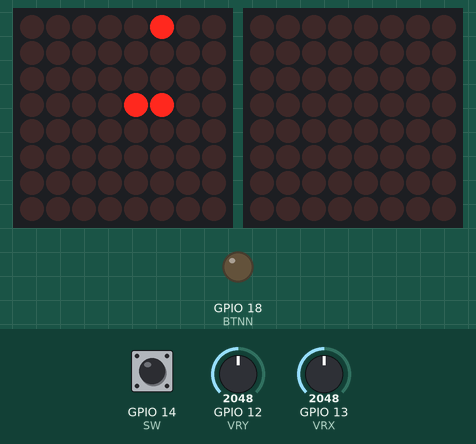
Simulated run of this sketch. Board: ESP32. Parts: 2 × 8×8 LED matrix, output pins drawn as LEDs (lit = HIGH). The inputs (shaded band) are chosen by the test bench; at power-on: GPIO 13 (VRX) = 2048, GPIO 14 (SW) HIGH, GPIO 12 (VRY) = 2048. Random numbers use the default seed unless the sketch sets one; pins used as bus, display or sensor lines are not drawn.

Above: at 1.2 s.
1.3 s: GPIO 13 (VRX) set to 2001
At 2.4 s:
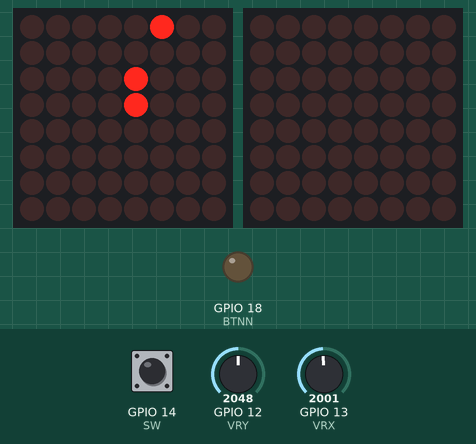
4.3 s: GPIO 14 (SW) pulled LOW for 0.15 s
At 5.1 s:
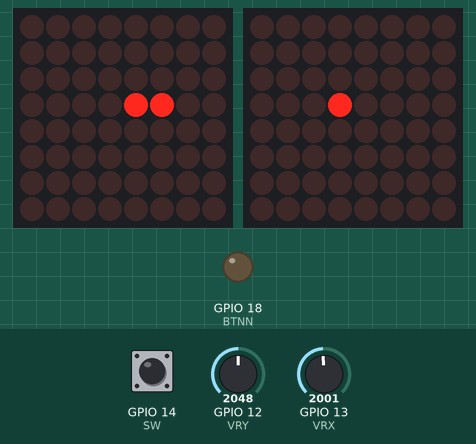
7.4 s: GPIO 14 (SW) pulled LOW for 1 s
At 8.7 s:
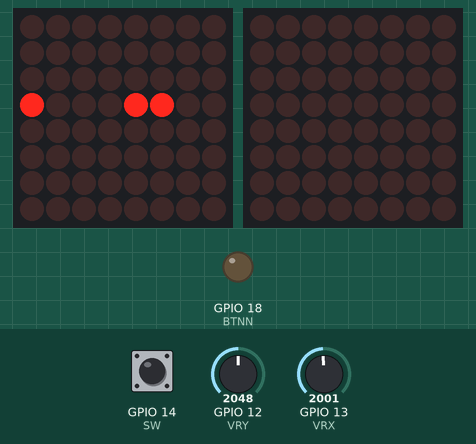
11.4 s: GPIO 14 (SW) pulled LOW for 0.15 s
At 12.8 s:
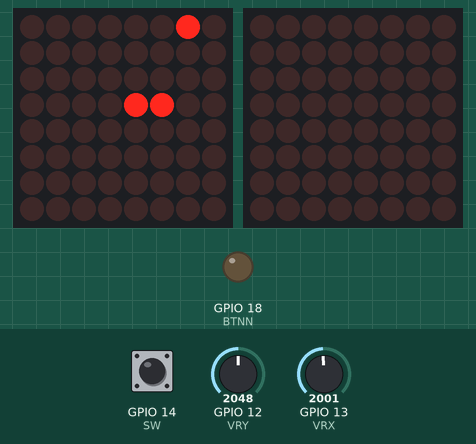
14.5 s: GPIO 14 (SW) pulled LOW for 3.2 s
At 18.2 s:
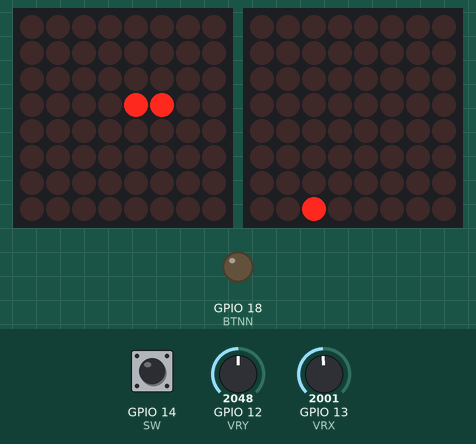
20.7 s: GPIO 14 (SW) pulled LOW for 0.15 s
At 21.2 s:
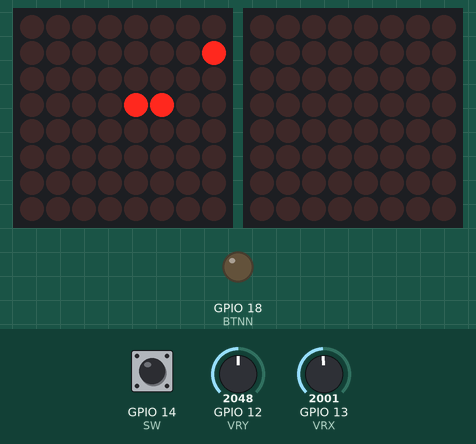
Timing chart, 0 to 23.7 s (numbered marks = the images above; inputs shaded):
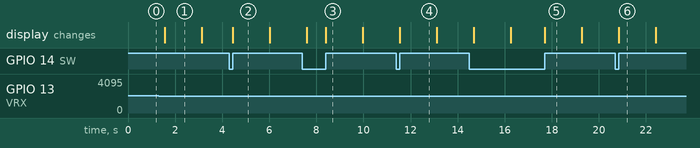

The sketch:

snake8x16.ino
```cpp
/**
 * Snake
 * Implementation of the classical Snake game
 * where the snake moved constantly and the player
 * have to avoid intersections with itself and borders.
 * When the snake eats food it grows and speeds up a little bit.
 *
 * 23 Jun 2016
 * by Sergey Royz and hunter Buzzell
 */

#include "LedControl.h"

/* Joystick PINs */
#define VRX     13
#define VRY     12
#define SW      14
#define JOY_VCC 27

/* Display PINs */
#define CLK     2
#define CS      4
#define DIN     16

#define CLK2 25
#define CS2  33
#define DIN2 32

#define BTNP 5
#define BTNN 18

//#define SIZE    8
#define SIZE_W  8
#define SIZE_H  16

#define ADVANCE_DELAY 1300


int snake[SIZE_W*SIZE_H][2];
int length;
int food[2], v[2];
bool is_game_over = false;
long current_time;
long prev_advance;
int blink_count;
const short messageSpeed = 8;

LedControl lc2 = LedControl(DIN, CLK, CS, 1);
LedControl lc = LedControl(DIN2, CLK2, CS2, 1);

void init_game() {
  prev_advance = current_time = 0;
  blink_count = 3;
  int half = SIZE_W / 2;
  length = 2;

  for (int i = 0; i < length; i++) {
      snake[i][0] = half - 1;
      snake[i][1] = half + i;
  }

  randomFood();
  //food[0] = half + 1;
  //food[1] = half - 1;

  v[0] = 0;
  v[1] = -1;
}

byte buff[SIZE_H];

void render() {
  for (int i=0; i < SIZE_H; i++) {
    buff[i] = 0;
  }
  for (int i=0; i< length; i++) {
    buff[snake[i][0]] = buff[snake[i][0]] | (B10000000>>snake[i][1]);
  }

  buff[food[0]] = buff[food[0]] | (B10000000>>food[1]);

  for (int y = 0; y < SIZE_H; y++) {
    //if (buff[y] > 0) {
      if (y < 8) {
        lc.setRow(0,y,buff[y]);
      } else {
        lc2.setRow(0,y-8,buff[y]);
      }
    //}
  }
}

void clearScreen() {
  /*for (int x = 0; x < SIZE; x++) {
    for (int y = 0; y < SIZE; y++) {
      lc.setLed(0, x, y, 0);
    }
  }*/
  lc.clearDisplay(0);
  lc2.clearDisplay(0);
}

/**
 * moves the snake forward
 * returns true if the game is over
 */
bool advance() {
  int head[2] = {snake[0][0] + v[0], snake[0][1] + v[1]};

  if (head[0] < 0 || head[0] >= SIZE_H) {

            delay(1000);
    showGameOverMessage();
      return true;
  }

  if (head[1] < 0 || head[1] >= SIZE_W) {

            delay(1000);
    showGameOverMessage();
      return true;
  }

  for (int i = 1; i < length; i++) {
      if (snake[i][0] == head[0] && snake[i][1] == head[1]) {
            delay(1000);
        showGameOverMessage();
          return true;
      }
  }

  bool grow = (head[0] == food[0] && head[1] == food[1]);
  if (grow) {
      length++;
      //randomSeed(current_time);
      //food[0] = random(SIZE_H);
      //food[1] = random(SIZE_W);
      randomFood();
  }

  for (int i = length - 1; i >= 0; i--) {
      snake[i + 1][0] = snake[i][0];
      snake[i + 1][1] = snake[i][1];
  }
  snake[0][0] += v[0];
  snake[0][1] += v[1];
  return false;
}

void setup() {
  randomSeed(analogRead(36));
  pinMode(SW, INPUT_PULLUP);
  pinMode(BTNP, INPUT_PULLUP);
  pinMode(BTNN, OUTPUT);
  pinMode(VRX, INPUT);
  pinMode(VRY, INPUT);
  pinMode(JOY_VCC,OUTPUT);

  digitalWrite(JOY_VCC,1);
  digitalWrite(BTNN, 0);
  attachInterrupt(digitalPinToInterrupt(SW), restart, RISING);

  lc.shutdown(0, false);
  lc.setIntensity(0, 8);


  lc2.shutdown(0, false);
  lc2.setIntensity(0, 8);

  init_game();
  render();
}

void loop() {
  if (!is_game_over) {
    //clearScreen();
    render();

    if (current_time - prev_advance > ADVANCE_DELAY) {
      is_game_over = advance();
      prev_advance = current_time;
    }
  } else {
    while (blink_count > 0) {
      //clearScreen();
      delay(300);
      render();
      delay(300);
      blink_count--;

    }
  }
  readControls();
  current_time++;
}

void restart() {
  init_game();
  is_game_over = false;
}

void readControls() {
  int dx = map(analogRead(VRX), 0, 4095, -2, 2);
  int dy = map(analogRead(VRY), 0, 4095, 2, -2);
  if (dx != 0) {dx = dx / abs(dx);}
  if (dy != 0) {dy = dy / abs(dy);}

  if ((dx + v[0] != 0) || (dy + v[1] != 0)) { // == 0 means joystick goes backwards, no effect
  if (dy != 0 && v[0] != 0) {
    v[0] = 0;
    v[1] = dy;
  }

  if (dx != 0 && v[1] != 0) {
    v[0] = dx;
    v[1] = 0;
  }
  }
}

const PROGMEM bool gameOverMessage[8][90] = {
  {0,0,0,0,0,0,0,0,0,0,0,0,0,0,0,0,0,0,0,0,0,0,0,0,0,0,0,0,0,0,0,0,0,0,0,0,0,0,0,0,0,0,0,0,0,0,0,0,0,0,0,0,0,0,0,0,0,0,0,0,0,0,0,0,0,0,0,0,0,0,0,0,0,0,0,0,0,0,0,0,0,0,0,0,0,0,0,0,0},
  {0,0,0,0,0,0,0,0,0,1,1,1,1,0,0,0,0,1,1,1,1,0,0,0,1,1,0,0,0,1,1,0,0,1,1,1,1,1,1,0,0,0,0,0,0,0,1,1,1,1,0,0,0,1,1,0,0,1,1,0,0,1,1,1,1,1,1,0,0,1,1,1,1,1,0,0,0,0,1,1,0,0,0,0,0,0,0,0,0},
  {0,0,0,0,0,0,0,0,1,1,0,0,1,1,0,0,1,1,0,0,1,1,0,0,1,1,1,0,1,1,1,0,0,1,1,0,0,0,0,0,0,0,0,0,0,1,1,0,0,1,1,0,0,1,1,0,0,1,1,0,0,1,1,0,0,0,0,0,0,1,1,0,0,1,1,0,0,1,1,1,1,0,0,0,0,0,0,0,0},
  {0,0,0,0,0,0,0,0,1,1,0,0,0,0,0,0,1,1,0,0,1,1,0,0,1,1,1,1,1,1,1,0,0,1,1,0,0,0,0,0,0,0,0,0,0,1,1,0,0,1,1,0,0,1,1,0,0,1,1,0,0,1,1,0,0,0,0,0,0,1,1,0,0,1,1,0,0,1,1,1,1,0,0,0,0,0,0,0,0},
  {0,0,0,0,0,0,0,0,1,1,0,0,0,0,0,0,1,1,1,1,1,1,0,0,1,1,0,1,0,1,1,0,0,1,1,1,1,1,0,0,0,0,0,0,0,1,1,0,0,1,1,0,0,1,1,0,0,1,1,0,0,1,1,1,1,1,0,0,0,1,1,1,1,1,0,0,0,0,1,1,0,0,0,0,0,0,0,0,0},
  {0,0,0,0,0,0,0,0,1,1,0,1,1,1,0,0,1,1,0,0,1,1,0,0,1,1,0,0,0,1,1,0,0,1,1,0,0,0,0,0,0,0,0,0,0,1,1,0,0,1,1,0,0,1,1,0,0,1,1,0,0,1,1,0,0,0,0,0,0,1,1,1,1,0,0,0,0,0,1,1,0,0,0,0,0,0,0,0,0},
  {0,0,0,0,0,0,0,0,1,1,0,0,1,1,0,0,1,1,0,0,1,1,0,0,1,1,0,0,0,1,1,0,0,1,1,0,0,0,0,0,0,0,0,0,0,1,1,0,0,1,1,0,0,0,1,1,1,1,0,0,0,1,1,0,0,0,0,0,0,1,1,0,1,1,0,0,0,0,0,0,0,0,0,0,0,0,0,0,0},
  {0,0,0,0,0,0,0,0,0,1,1,1,1,0,0,0,1,1,0,0,1,1,0,0,1,1,0,0,0,1,1,0,0,1,1,1,1,1,1,0,0,0,0,0,0,0,1,1,1,1,0,0,0,0,0,1,1,0,0,0,0,1,1,1,1,1,1,0,0,1,1,0,0,1,1,0,0,0,1,1,0,0,0,0,0,0,0,0,0}
};

void showGameOverMessage() {
  lc2.clearDisplay(0);
  for (int d = 0; d < sizeof(gameOverMessage[0]) - 7; d++) {
    for (int col = 0; col < 8; col++) {
      delay(messageSpeed);
      for (int row = 0; row < 8; row++) {
        // this reads the byte from the PROGMEM and displays it on the screen
        lc.setLed(0, row, col, pgm_read_byte(&(gameOverMessage[row][col + d])));
        //lc2.setLed(0, row, col, pgm_read_byte(&(gameOverMessage[row][col + d])));
      }
    }
  }
}

void randomFood() {
  int flag = 1;

  while (flag == 1) {
    flag = 0;
    food[0] = random(SIZE_H);
    food[1] = random(SIZE_W);
    for (int i=0; i< length; i++) {
      if (food[0] == snake[i][0] && food[1] == snake[i][1]) {
        flag = 1;
        break;
      }
    }
  }
}
```

Measured:
- the behaviour switches between 2048 and 2047 on GPIO 13 (VRX) (found by bisection; images 0 and 1)
- what the display in image 1 shows lasts 1.5 s, from 1.6 s to 3.1 s
